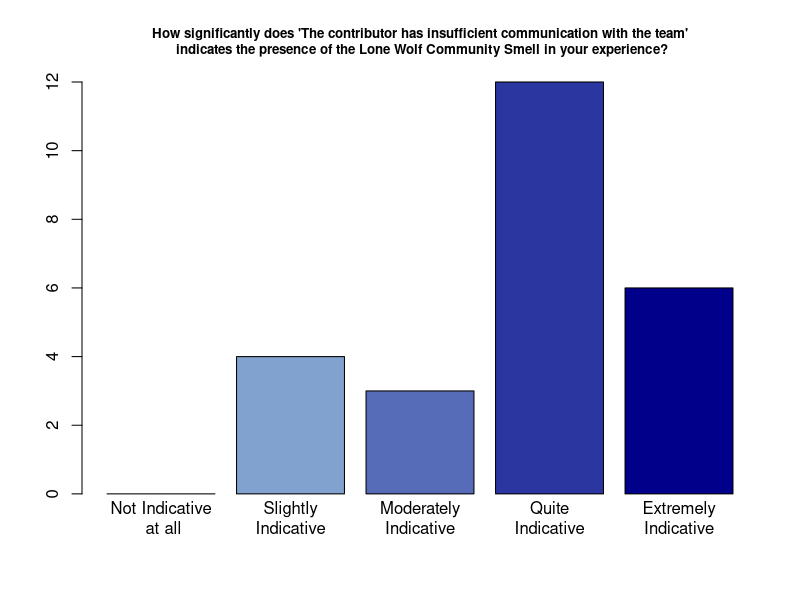
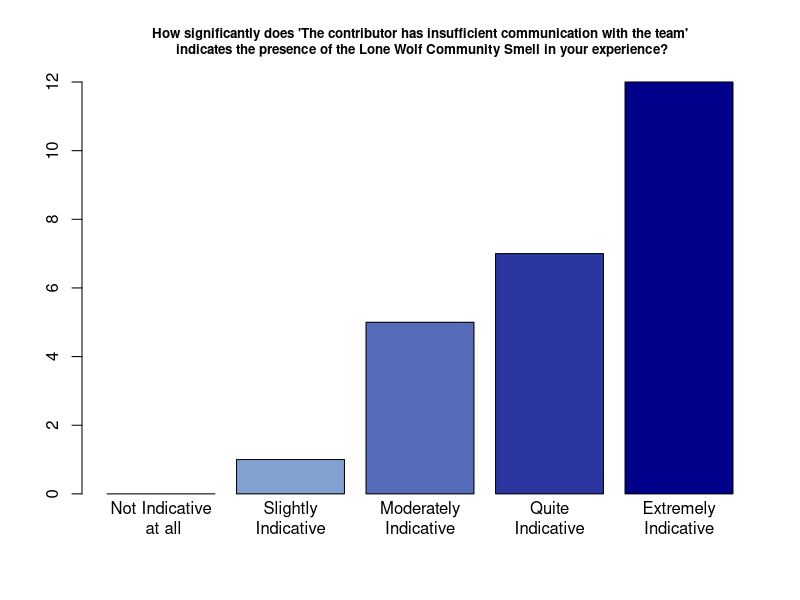
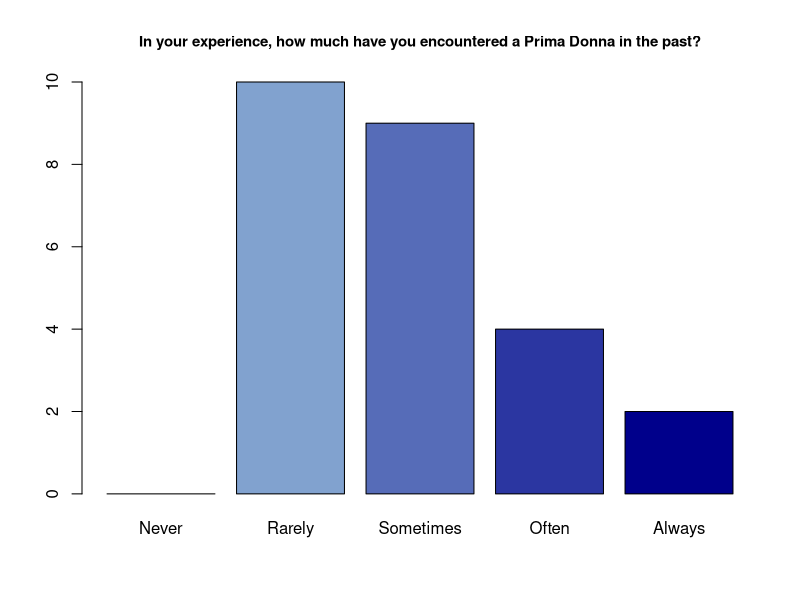
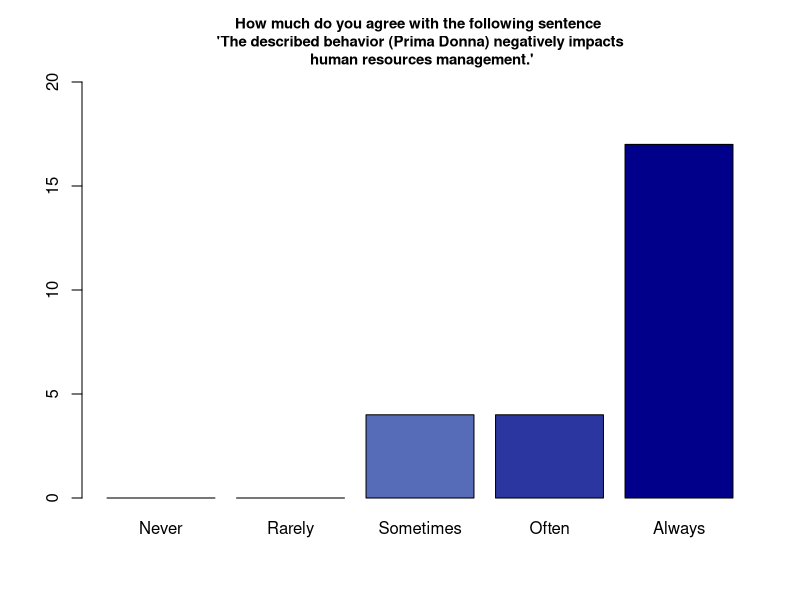
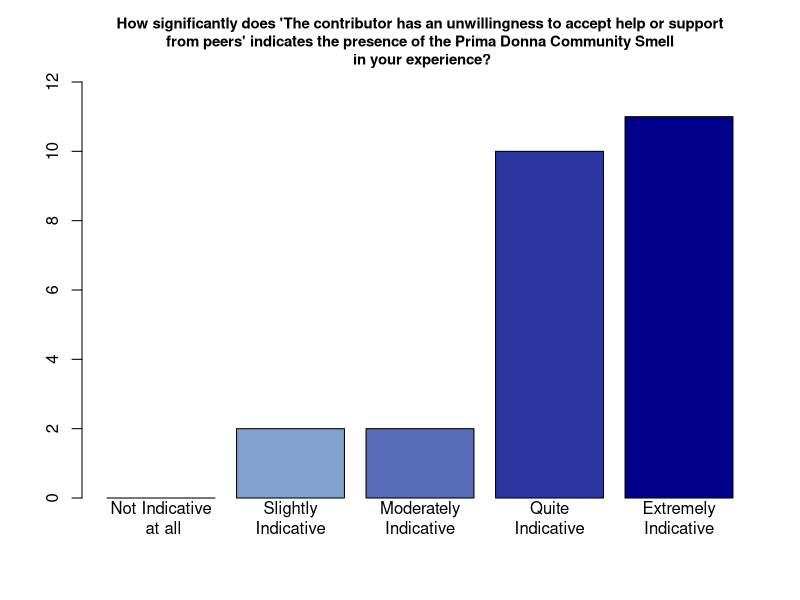
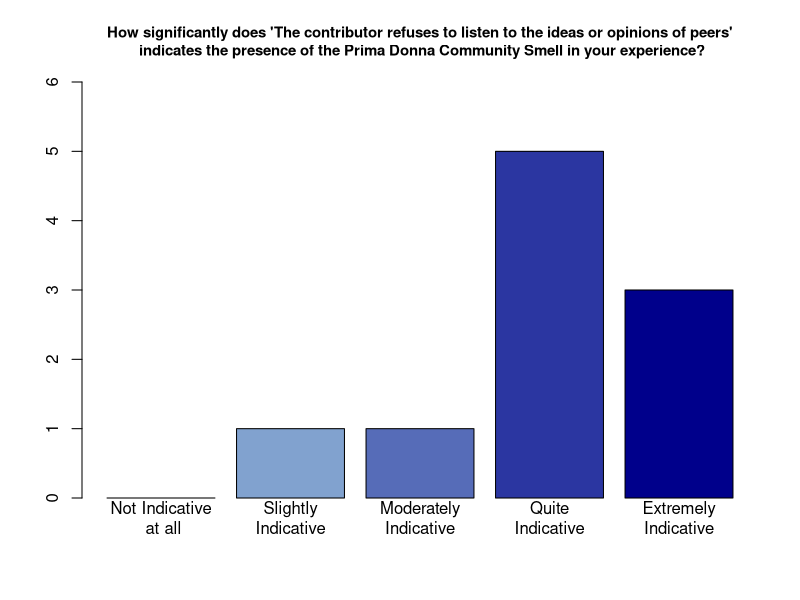
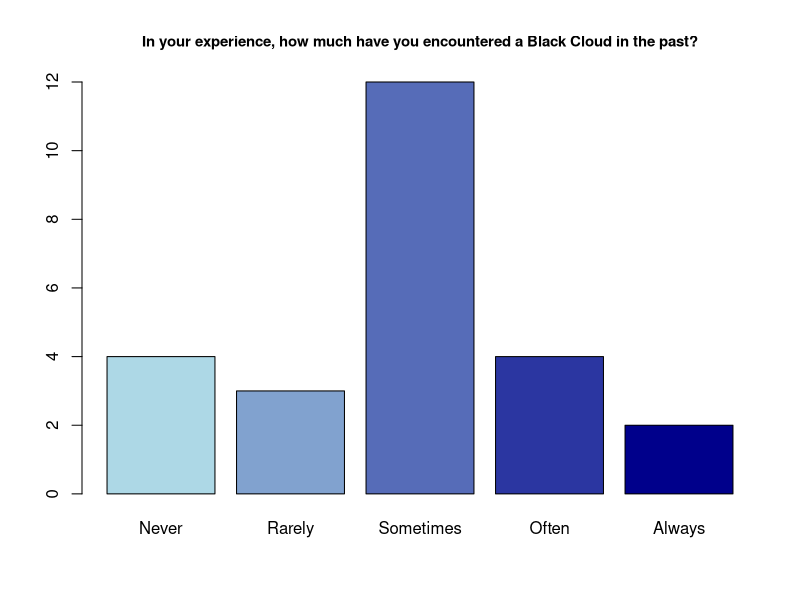
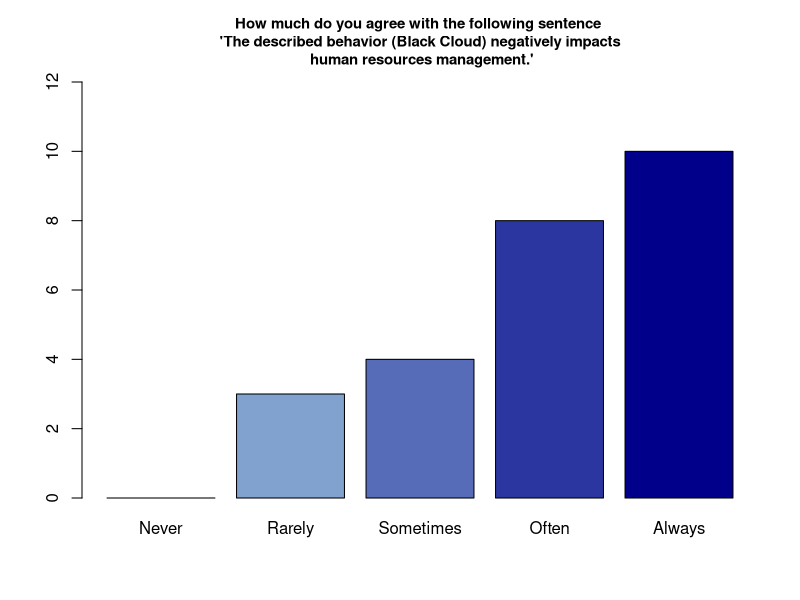

Source code (R) for these figures, in order:
library(readxl)
library(dplyr)

column_names <- c("Timestamp","Prolific_ID","Experience_LoneWolf","Impact_HRM_LoneWolf","LoneWolfQ1","LoneWolfQ2","LoneWolfOF","Experience_PrimaDonna","Impact_HRM_PrimaDonna","PrimaDonnaQ1","PrimaDonnaQ2","PrimaDonnaOF","Experience_BlackCloud","Impact_HRM_BlackCloud","BlackCloudQ1","BlackCloudQ2","BlackCloudQ3","BlackCloudOF","Experience_LonesomeArch","Impact_HRM_LonesomeArch","LonesomeArchQ1","LonesomeArchQ2","LonesomeArchQ3","LonesomeArchOF","OtherSmells1","OtherSmells2","OthersCSExperienced")
practitioners_response <- read_excel("An Empirical Study on Community Smells within Project Teams.xlsx", col_names = column_names, skip=1)

#-----LONE WOLF-----

lone_wolf_frequency_experience <- practitioners_response[3] %>% mutate(Experience_LoneWolf = case_when(
  Experience_LoneWolf == "Never" ~ 0.2,
  Experience_LoneWolf == "Rarely" ~ 0.4,
  Experience_LoneWolf == "Sometimes" ~ 0.6,
  Experience_LoneWolf == "Often" ~ 0.8,
  Experience_LoneWolf == "Always" ~ 1, 
))


#LW Weights
weights_lw <- lone_wolf_frequency_experience$Experience_LoneWolf

#LW HRM Mean
values <- practitioners_response$Impact_HRM_LoneWolf
media_pesata_lw_hrm <- weighted.mean(values, weights_lw)
print(media_pesata_lw_hrm)

varianza <- sum((values - media_pesata_lw_hrm)^2) / length(values)
deviazione_standard <- sqrt(varianza)
print(deviazione_standard)

#LW HRM  Plot
pie_value_converted <- practitioners_response[4] %>% mutate(Impact_HRM_LoneWolf = case_when(
  Impact_HRM_LoneWolf == 1 ~ "Never",
  Impact_HRM_LoneWolf == 2 ~ "Rarely",
  Impact_HRM_LoneWolf == 3 ~ "Sometimes",
  Impact_HRM_LoneWolf == 4 ~ "Often",
  Impact_HRM_LoneWolf == 5 ~ "Always", 
))

#LW Weights
weights_lw <- lone_wolf_frequency_experience$Experience_LoneWolf

#LW Q1 Mean
values <- practitioners_response$LoneWolfQ1
media_pesata_lw_q1 <- weighted.mean(values, weights_lw)
print(media_pesata_lw_q1)

#LW Q1 DEV.ST
varianza <- sum((values - media_pesata_lw_q1)^2) / length(values)
dev_st_lw_q1 <- sqrt(varianza)
print(dev_st_lw_q1)


#LW Q1  Plot
pie_value_converted <- practitioners_response[5] %>% mutate(LoneWolfQ1 = case_when(
  LoneWolfQ1 == 1 ~ "Not Indicative at all",
  LoneWolfQ1 == 2 ~ "Slightly Indicative",
  LoneWolfQ1 == 3 ~ "Moderately Indicative",
  LoneWolfQ1 == 4 ~ "Quite Indicative",
  LoneWolfQ1 == 5 ~ "Extremely Indicative", 
))

scala_indicative <- c("Not Indicative\n at all", "Slightly\nIndicative", "Moderately\nIndicative", "Quite\nIndicative", "Extremely\nIndicative") 
colori_gradiente <- colorRampPalette(c("lightblue", "darkblue"))(5)

ni <- sum(pie_value_converted$LoneWolfQ1 == "Not Indicative at all")
print(ni)
si <- sum(pie_value_converted$LoneWolfQ1 == "Slightly Indicative")
print(si)

mi <- sum(pie_value_converted$LoneWolfQ1 == "Moderately Indicative")
print(mi)

qi <- sum(pie_value_converted$LoneWolfQ1 == "Quite Indicative")
print(qi)

ei <- sum(pie_value_converted$LoneWolfQ1 == "Extremely Indicative")
print(ei)

tt <- c(ni,si,mi,qi,ei)
par(bg=NA)

barplot(tt, names.arg = scala_indicative, col = colori_gradiente, cex.main = 0.8, main = "How significantly does 'The contributor has insufficient communication with the team'\n indicates the presence of the Lone Wolf Community Smell in your experience?")
dev.copy(png,'lw.png')
dev.off()

#LW Q2 Mean
values <- practitioners_response$LoneWolfQ2
media_pesata_lw_q2 <- weighted.mean(values, weights_lw)
print(media_pesata_lw_q2)

#LW Q2 Varianza
varianza <- sum((values - media_pesata_lw_q2)^2) / length(values)
dev_st_lw_q2 <- sqrt(varianza)
print(dev_st_lw_q2)

#LW Q2  Plot
pie_value_converted <- practitioners_response[6] %>% mutate(LoneWolfQ2 = case_when(
  LoneWolfQ2 == 1 ~ "Not Indicative at all",
  LoneWolfQ2 == 2 ~ "Slightly Indicative",
  LoneWolfQ2 == 3 ~ "Moderately Indicative",
  LoneWolfQ2 == 4 ~ "Quite Indicative",
  LoneWolfQ2 == 5 ~ "Extremely Indicative", 
))

ni <- sum(pie_value_converted$LoneWolfQ2 == "Not Indicative at all")
print(ni)
si <- sum(pie_value_converted$LoneWolfQ2 == "Slightly Indicative")
print(si)

mi <- sum(pie_value_converted$LoneWolfQ2 == "Moderately Indicative")
print(mi)

qi <- sum(pie_value_converted$LoneWolfQ2 == "Quite Indicative")
print(qi)

ei <- sum(pie_value_converted$LoneWolfQ2 == "Extremely Indicative")
print(ei)

tt <- c(ni,si,mi,qi,ei)
barplot(tt, names.arg = scala_indicative, col = colori_gradiente, cex.main = 0.8, main = "How significantly does 'The contributor has insufficient communication with the team'\n indicates the presence of the Lone Wolf Community Smell in your experience?")


#-----PRIMA DONNA -----

prima_donna_frequency_experience <- practitioners_response[8] %>% mutate(Experience_PrimaDonna = case_when(
  Experience_PrimaDonna == "Never" ~ 0.2,
  Experience_PrimaDonna == "Rarely" ~ 0.4,
  Experience_PrimaDonna == "Sometimes" ~ 0.6,
  Experience_PrimaDonna == "Often" ~ 0.8,
  Experience_PrimaDonna == "Always" ~ 1, 
))


#PD Weights
weights_pd <- prima_donna_frequency_experience$Experience_PrimaDonna

#PD EXPR  Plot
pie_value_converted <- practitioners_response[8]

scala_likert <- c("Never", "Rarely", "Sometimes", "Often", "Always")

ni <- sum(pie_value_converted$Experience_PrimaDonna == "Never")
print(ni)
si <- sum(pie_value_converted$Experience_PrimaDonna == "Rarely")
print(si)

mi <- sum(pie_value_converted$Experience_PrimaDonna == "Sometimes")
print(mi)

qi <- sum(pie_value_converted$Experience_PrimaDonna == "Often")
print(qi)

ei <- sum(pie_value_converted$Experience_PrimaDonna == "Always")
print(ei)

tt <- c(ni,si,mi,qi,ei)
barplot(tt, names.arg = scala_likert, col = colori_gradiente, main = "In your experience, how much have you encountered a Prima Donna in the past?", cex.main = 0.9)



#PD HRM Mean
values <- practitioners_response$Impact_HRM_PrimaDonna
media_pesata_pd_hrm <- weighted.mean(values, weights_pd)
print(media_pesata_pd_hrm)



#PD HRM  Plot
pie_value_converted <- practitioners_response[9] %>% mutate(Impact_HRM_PrimaDonna = case_when(
  Impact_HRM_PrimaDonna == 1 ~ "Never",
  Impact_HRM_PrimaDonna == 2 ~ "Rarely",
  Impact_HRM_PrimaDonna == 3 ~ "Sometimes",
  Impact_HRM_PrimaDonna == 4 ~ "Often",
  Impact_HRM_PrimaDonna == 5 ~ "Always", 
))

ni <- sum(pie_value_converted$Impact_HRM_PrimaDonna == "Never")
print(ni)
si <- sum(pie_value_converted$Impact_HRM_PrimaDonna == "Rarely")
print(si)

mi <- sum(pie_value_converted$Impact_HRM_PrimaDonna == "Sometimes")
print(mi)

qi <- sum(pie_value_converted$Impact_HRM_PrimaDonna == "Often")
print(qi)

ei <- sum(pie_value_converted$Impact_HRM_PrimaDonna == "Always")
print(ei)

tt <- c(ni,si,mi,qi,ei)
barplot(tt, names.arg = scala_likert, col = colori_gradiente, main = "How much do you agree with the following sentence \n'The described behavior (Prima Donna) negatively impacts\n human resources management.'", cex.main = 0.9, ylim = c(0,20))

#PD Q1 Mean
values <- practitioners_response$PrimaDonnaQ1
media_pesata_pd_q1 <- weighted.mean(values, weights_pd)
print(media_pesata_pd_q1)

#PD Q1 Varianza
varianza <- sum((values - media_pesata_pd_q1)^2) / length(values)
dev_st_pd_q1 <- sqrt(varianza)
print(dev_st_pd_q1)



#PD Q1  Plot
pie_value_converted <- practitioners_response[10] %>% mutate(PrimaDonnaQ1 = case_when(
  PrimaDonnaQ1 == 1 ~ "Not Indicative at all",
  PrimaDonnaQ1 == 2 ~ "Slightly Indicative",
  PrimaDonnaQ1 == 3 ~ "Moderately Indicative",
  PrimaDonnaQ1 == 4 ~ "Quite Indicative",
  PrimaDonnaQ1 == 5 ~ "Extremely Indicative", 
))

ni <- sum(pie_value_converted$PrimaDonnaQ1 == "Not Indicative at all")
print(ni)
si <- sum(pie_value_converted$PrimaDonnaQ1 == "Slightly Indicative")
print(si)

mi <- sum(pie_value_converted$PrimaDonnaQ1 == "Moderately Indicative")
print(mi)

qi <- sum(pie_value_converted$PrimaDonnaQ1 == "Quite Indicative")
print(qi)

ei <- sum(pie_value_converted$PrimaDonnaQ1 == "Extremely Indicative")
print(ei)

tt <- c(ni,si,mi,qi,ei)
barplot(tt, names.arg = scala_indicative, col = colori_gradiente, cex.main = 0.9, main = "How significantly does 'The contributor has an unwillingness to accept help or support\nfrom peers' indicates the presence of the Prima Donna Community Smell\n in your experience?", ylim = c(0,12))

#PD Q2 Mean
values <- practitioners_response$PrimaDonnaQ2[0:10]
media_pesata_pd_q2 <- weighted.mean(values, weights_pd[0:10])
print(media_pesata_pd_q2)

#PD Q2 Varianza
varianza <- sum((values - media_pesata_pd_q2)^2) / length(values)
dev_st_pd_q2 <- sqrt(varianza)
print(dev_st_pd_q2)

#PD Q2  Plot
pie_value_converted <- practitioners_response[11] %>% mutate(PrimaDonnaQ2 = case_when(
  PrimaDonnaQ2 == 1 ~ "Not Indicative at all",
  PrimaDonnaQ2 == 2 ~ "Slightly Indicative",
  PrimaDonnaQ2 == 3 ~ "Moderately Indicative",
  PrimaDonnaQ2 == 4 ~ "Quite Indicative",
  PrimaDonnaQ2 == 5 ~ "Extremely Indicative", 
))

ni <- sum(na.omit(pie_value_converted)$PrimaDonnaQ2 == "Not Indicative at all")
print(ni)

si <- sum(na.omit(pie_value_converted)$PrimaDonnaQ2 == "Slightly Indicative")
print(si)

mi <- sum(na.omit(pie_value_converted)$PrimaDonnaQ2 == "Moderately Indicative")
print(mi)

qi <- sum(na.omit(pie_value_converted)$PrimaDonnaQ2 == "Quite Indicative")
print(qi)

ei <- sum(na.omit(pie_value_converted)$PrimaDonnaQ2 == "Extremely Indicative")
print(ei)

tt <- c(ni,si,mi,qi,ei)
barplot(tt, names.arg = scala_indicative,cex.main = 0.9, col = colori_gradiente, main = "How significantly does 'The contributor refuses to listen to the ideas or opinions of peers'\n indicates the presence of the Prima Donna Community Smell in your experience?", ylim = c(0,6))


#-----BLACK CLOUD-----

black_cloud_frequency_experience <- practitioners_response[13] %>% mutate(Experience_BlackCloud= case_when(
  Experience_BlackCloud == "Never" ~ 0.2,
  Experience_BlackCloud == "Rarely" ~ 0.4,
  Experience_BlackCloud == "Sometimes" ~ 0.6,
  Experience_BlackCloud == "Often" ~ 0.8,
  Experience_BlackCloud == "Always" ~ 1, 
))


#BC Weights
weights_bc <- black_cloud_frequency_experience$Experience_BlackCloud

#BC EXPR Plot
pie_value_converted <- practitioners_response[13]

scala_likert <- c("Never", "Rarely", "Sometimes", "Often", "Always")

ni <- sum(pie_value_converted$Experience_BlackCloud == "Never")
print(ni)
si <- sum(pie_value_converted$Experience_BlackCloud == "Rarely")
print(si)

mi <- sum(pie_value_converted$Experience_BlackCloud == "Sometimes")
print(mi)

qi <- sum(pie_value_converted$Experience_BlackCloud == "Often")
print(qi)

ei <- sum(pie_value_converted$Experience_BlackCloud == "Always")
print(ei)

tt <- c(ni,si,mi,qi,ei)
barplot(tt, names.arg = scala_likert, col = colori_gradiente, main = "In your experience, how much have you encountered a Black Cloud in the past?", cex.main = 0.9)

#BC HRM Mean
values <- practitioners_response$Impact_HRM_BlackCloud
media_pesata_pd_hrm <- weighted.mean(values, weights_bc)
print(media_pesata_pd_hrm)

#BC HRM  Plot
pie_value_converted <- practitioners_response[14] %>% mutate(Impact_HRM_BlackCloud = case_when(
  Impact_HRM_BlackCloud == 1 ~ "Never",
  Impact_HRM_BlackCloud == 2 ~ "Rarely",
  Impact_HRM_BlackCloud == 3 ~ "Sometimes",
  Impact_HRM_BlackCloud == 4 ~ "Often",
  Impact_HRM_BlackCloud == 5 ~ "Always", 
))


ni <- sum(pie_value_converted$Impact_HRM_BlackCloud == "Never")
print(ni)
si <- sum(pie_value_converted$Impact_HRM_BlackCloud == "Rarely")
print(si)

mi <- sum(pie_value_converted$Impact_HRM_BlackCloud == "Sometimes")
print(mi)

qi <- sum(pie_value_converted$Impact_HRM_BlackCloud == "Often")
print(qi)

ei <- sum(pie_value_converted$Impact_HRM_BlackCloud == "Always")
print(ei)

tt <- c(ni,si,mi,qi,ei)
barplot(tt, names.arg = scala_likert, col = colori_gradiente, main = "How much do you agree with the following sentence \n'The described behavior (Black Cloud) negatively impacts\n human resources management.'", cex.main = 0.9, ylim = c(0,12))


#BC Q1 Mean
values <- practitioners_response$BlackCloudQ1
media_pesata_bc_q1 <- weighted.mean(values, weights_bc)
print(media_pesata_bc_q1)

#BC Q1 Varianza
varianza <- sum((values - media_pesata_bc_q1)^2) / length(values)
dev_st_bc_q1 <- sqrt(varianza)
print(dev_st_bc_q1)

#BC Q1  Plot
pie_value_converted <- practitioners_response[15] %>% mutate(BlackCloudQ1 = case_when(
  BlackCloudQ1 == 1 ~ "Not Indicative at all",
  BlackCloudQ1 == 2 ~ "Slightly Indicative",
  BlackCloudQ1 == 3 ~ "Moderately Indicative",
  BlackCloudQ1 == 4 ~ "Quite Indicative",
  BlackCloudQ1 == 5 ~ "Extremely Indicative", 
))


ni <- sum(na.omit(pie_value_converted)$BlackCloudQ1 == "Not Indicative at all")
print(ni)

si <- sum(na.omit(pie_value_converted)$BlackCloudQ1 == "Slightly Indicative")
print(si)

mi <- sum(na.omit(pie_value_converted)$BlackCloudQ1 == "Moderately Indicative")
print(mi)

qi <- sum(na.omit(pie_value_converted)$BlackCloudQ1 == "Quite Indicative")
print(qi)

ei <- sum(na.omit(pie_value_converted)$BlackCloudQ1 == "Extremely Indicative")
print(ei)

tt <- c(ni,si,mi,qi,ei)
barplot(tt, names.arg = scala_indicative, cex.main = 0.9, col = colori_gradiente, main = "How significantly does 'People taking matters and decisions in their own hands'\n indicates the presence of the Black Cloud Community Smell in your experience?", ylim = c(0,10))

#BC Q2 Mean
values <- practitioners_response$BlackCloudQ2[0:10]
media_pesata_bc_q2 <- weighted.mean(values, weights_bc[0:10])
print(media_pesata_bc_q2)


#BC Q2 Varianza
varianza <- sum((values - media_pesata_bc_q2)^2) / length(values)
dev_st_bc_q2 <- sqrt(varianza)
print(dev_st_bc_q2)

#BC Q2  Plot
pie_value_converted <- practitioners_response[16] %>% mutate(BlackCloudQ2 = case_when(
  BlackCloudQ2 == 1 ~ "Not Indicative at all",
  BlackCloudQ2 == 2 ~ "Slightly Indicative",
  BlackCloudQ2 == 3 ~ "Moderately Indicative",
  BlackCloudQ2 == 4 ~ "Quite Indicative",
  BlackCloudQ2 == 5 ~ "Extremely Indicative", 
))

ni <- sum(na.omit(pie_value_converted)$BlackCloudQ2 == "Not Indicative at all")
print(ni)

si <- sum(na.omit(pie_value_converted)$BlackCloudQ2 == "Slightly Indicative")
print(si)

mi <- sum(na.omit(pie_value_converted)$BlackCloudQ2 == "Moderately Indicative")
print(mi)

qi <- sum(na.omit(pie_value_converted)$BlackCloudQ2 == "Quite Indicative")
print(qi)

ei <- sum(na.omit(pie_value_converted)$BlackCloudQ2 == "Extremely Indicative")
print(ei)

tt <- c(ni,si,mi,qi,ei)
barplot(tt, names.arg = scala_indicative, col = colori_gradiente,cex.main = 0.9, main = "How significantly does 'The contributor hoard critical knowledge and not share it'\n indicates the presence of the Black Cloud Community Smell in your experience?", ylim = c(0,5))


#BC Q3 Mean
values <- practitioners_response$BlackCloudQ3[0:10]
media_pesata_bc_q3 <- weighted.mean(values, weights_bc[0:10])
print(media_pesata_bc_q3)


#BC Q3 Varianza
varianza <- sum((values - media_pesata_bc_q3)^2) / length(values)
dev_st_bc_q3 <- sqrt(varianza)
print(dev_st_bc_q3)

#BC Q3  Plot
pie_value_converted <- practitioners_response[17] %>% mutate(BlackCloudQ3 = case_when(
  BlackCloudQ3 == 1 ~ "Not Indicative at all",
  BlackCloudQ3 == 2 ~ "Slightly Indicative",
  BlackCloudQ3 == 3 ~ "Moderately Indicative",
  BlackCloudQ3 == 4 ~ "Quite Indicative",
  BlackCloudQ3 == 5 ~ "Extremely Indicative", 
))

ni <- sum(na.omit(pie_value_converted)$BlackCloudQ3 == "Not Indicative at all")
print(ni)

si <- sum(na.omit(pie_value_converted)$BlackCloudQ3 == "Slightly Indicative")
print(si)

mi <- sum(na.omit(pie_value_converted)$BlackCloudQ3 == "Moderately Indicative")
print(mi)

qi <- sum(na.omit(pie_value_converted)$BlackCloudQ3 == "Quite Indicative")
print(qi)

ei <- sum(na.omit(pie_value_converted)$BlackCloudQ3 == "Extremely Indicative")
print(ei)

tt <- c(ni,si,mi,qi,ei)
barplot(tt, names.arg = scala_indicative, cex.main = 0.8, col = colori_gradiente, main = "How significantly does 'The contributor does not communicate effectively with other peers'\n indicates the presence of the Black Cloud Community Smell in your experience?", ylim = c(0,5))


#-----LONESOME ARCHITECTING -----

lonesome_arch_frequency_experience <- practitioners_response[19] %>% mutate(Experience_LonesomeArch= case_when(
  Experience_LonesomeArch == "Never" ~ 0.2,
  Experience_LonesomeArch == "Rarely" ~ 0.4,
  Experience_LonesomeArch == "Sometimes" ~ 0.6,
  Experience_LonesomeArch == "Often" ~ 0.8,
  Experience_LonesomeArch == "Always" ~ 1, 
))


#LA Weights
weights_la <- lonesome_arch_frequency_experience$Experience_LonesomeArch

#LA EXPR Plot
pie_value_converted <- practitioners_response[19]

scala_likert <- c("Never", "Rarely", "Sometimes", "Often", "Always")

ni <- sum(pie_value_converted$Experience_LonesomeArch == "Never")
print(ni)
si <- sum(pie_value_converted$Experience_LonesomeArch == "Rarely")
print(si)

mi <- sum(pie_value_converted$Experience_LonesomeArch == "Sometimes")
print(mi)

qi <- sum(pie_value_converted$Experience_LonesomeArch == "Often")
print(qi)

ei <- sum(pie_value_converted$Experience_LonesomeArch == "Always")
print(ei)

tt <- c(ni,si,mi,qi,ei)
barplot(tt, names.arg = scala_likert, col = colori_gradiente, main = "In your experience, how much have you encountered a Lonesome Architecting\n in the past?", cex.main = 0.9, ylim = c(0,12))

#LA HRM Mean
values <- practitioners_response$Impact_HRM_LonesomeArch
media_pesata_la_hrm <- weighted.mean(values, weights_la)
print(media_pesata_la_hrm)

#LA HRM  Plot
pie_value_converted <- practitioners_response[20] %>% mutate(Impact_HRM_LonesomeArch = case_when(
  Impact_HRM_LonesomeArch == 1 ~ "Never",
  Impact_HRM_LonesomeArch == 2 ~ "Rarely",
  Impact_HRM_LonesomeArch == 3 ~ "Sometimes",
  Impact_HRM_LonesomeArch == 4 ~ "Often",
  Impact_HRM_LonesomeArch == 5 ~ "Always", 
))


ni <- sum(pie_value_converted$Impact_HRM_LonesomeArch == "Never")
print(ni)
si <- sum(pie_value_converted$Impact_HRM_LonesomeArch == "Rarely")
print(si)

mi <- sum(pie_value_converted$Impact_HRM_LonesomeArch == "Sometimes")
print(mi)

qi <- sum(pie_value_converted$Impact_HRM_LonesomeArch == "Often")
print(qi)

ei <- sum(pie_value_converted$Impact_HRM_LonesomeArch == "Always")
print(ei)

tt <- c(ni,si,mi,qi,ei)
barplot(tt, names.arg = scala_likert, col = colori_gradiente, main = "How much do you agree with the following sentence \n'The described behavior (Lonesome Architecting) negatively impacts\n human resources management.'", cex.main = 0.9, ylim = c(0,11))



#LA Q1 Mean
values <- practitioners_response$LonesomeArchQ1
media_pesata_la_q1 <- weighted.mean(values, weights_bc)
print(media_pesata_la_q1)


#LA Q1 Varianza
varianza <- sum((values - media_pesata_la_q1)^2) / length(values)
dev_st_la_q1 <- sqrt(varianza)
print(dev_st_la_q1)

#LA Q1  Plot
pie_value_converted <- practitioners_response[21] %>% mutate(LonesomeArchQ1 = case_when(
  LonesomeArchQ1 == 1 ~ "Not Indicative at all",
  LonesomeArchQ1 == 2 ~ "Slightly Indicative",
  LonesomeArchQ1 == 3 ~ "Moderately Indicative",
  LonesomeArchQ1 == 4 ~ "Quite Indicative",
  LonesomeArchQ1 == 5 ~ "Extremely Indicative", 
))

ni <- sum(na.omit(pie_value_converted)$LonesomeArchQ1 == "Not Indicative at all")
print(ni)

si <- sum(na.omit(pie_value_converted)$LonesomeArchQ1 == "Slightly Indicative")
print(si)

mi <- sum(na.omit(pie_value_converted)$LonesomeArchQ1 == "Moderately Indicative")
print(mi)

qi <- sum(na.omit(pie_value_converted)$LonesomeArchQ1 == "Quite Indicative")
print(qi)

ei <- sum(na.omit(pie_value_converted)$LonesomeArchQ1 == "Extremely Indicative")
print(ei)

tt <- c(ni,si,mi,qi,ei)
barplot(tt, names.arg = scala_indicative, cex.main = 0.8, col = colori_gradiente, main = "How significantly does\n 'The contributor complained of a lack of knowledge of the product requirements'\n indicates the presence of the Lonesome Architecting Community Smell in your experience?", ylim = c(0,10))



#LA Q2 Mean
values <- practitioners_response$LonesomeArchQ2
media_pesata_la_q2 <- weighted.mean(values, weights_bc)
print(media_pesata_la_q2)


#LA Q2 Varianza
varianza <- sum((values - media_pesata_la_q2)^2) / length(values)
dev_st_la_q2 <- sqrt(varianza)
print(dev_st_la_q2)

#LA Q2  Plot
pie_value_converted <- practitioners_response[22] %>% mutate(LonesomeArchQ2 = case_when(
  LonesomeArchQ2 == 1 ~ "Not Indicative at all",
  LonesomeArchQ2 == 2 ~ "Slightly Indicative",
  LonesomeArchQ2 == 3 ~ "Moderately Indicative",
  LonesomeArchQ2 == 4 ~ "Quite Indicative",
  LonesomeArchQ2 == 5 ~ "Extremely Indicative", 
))

ni <- sum(na.omit(pie_value_converted)$LonesomeArchQ2 == "Not Indicative at all")
print(ni)

si <- sum(na.omit(pie_value_converted)$LonesomeArchQ2 == "Slightly Indicative")
print(si)

mi <- sum(na.omit(pie_value_converted)$LonesomeArchQ2 == "Moderately Indicative")
print(mi)

qi <- sum(na.omit(pie_value_converted)$LonesomeArchQ2 == "Quite Indicative")
print(qi)

ei <- sum(na.omit(pie_value_converted)$LonesomeArchQ2 == "Extremely Indicative")
print(ei)

tt <- c(ni,si,mi,qi,ei)
barplot(tt, names.arg = scala_indicative, cex.main = 0.8, col = colori_gradiente, main = "How significantly does\n 'The contributor complained of a loss of general vision of the product'\n indicates the presence of the Lonesome Architecting Community Smell\n in your experience?", ylim = c(0,10))




#LA Q3 Mean
values <- practitioners_response$LonesomeArchQ3[11:25]
media_pesata_la_q3 <- weighted.mean(values, weights_bc[11:25])
print(media_pesata_la_q3)


#LA Q3 Varianza
varianza <- sum((values - media_pesata_la_q3)^2) / length(values)
dev_st_la_q3 <- sqrt(varianza)
print(dev_st_la_q3)

#LA Q3  Plot
pie_value_converted <- practitioners_response[23] %>% mutate(LonesomeArchQ3 = case_when(
  LonesomeArchQ3 == 1 ~ "Not Indicative at all",
  LonesomeArchQ3 == 2 ~ "Slightly Indicative",
  LonesomeArchQ3 == 3 ~ "Moderately Indicative",
  LonesomeArchQ3 == 4 ~ "Quite Indicative",
  LonesomeArchQ3 == 5 ~ "Extremely Indicative", 
))

ni <- sum(na.omit(pie_value_converted)$LonesomeArchQ3 == "Not Indicative at all")
print(ni)

si <- sum(na.omit(pie_value_converted)$LonesomeArchQ3 == "Slightly Indicative")
print(si)

mi <- sum(na.omit(pie_value_converted)$LonesomeArchQ3 == "Moderately Indicative")
print(mi)

qi <- sum(na.omit(pie_value_converted)$LonesomeArchQ3 == "Quite Indicative")
print(qi)

ei <- sum(na.omit(pie_value_converted)$LonesomeArchQ3 == "Extremely Indicative")
print(ei)

tt <- c(ni,si,mi,qi,ei)
barplot(tt, names.arg = scala_indicative, cex.main = 0.8, col = colori_gradiente, main = "How significantly does\n 'The contributor complained of a loss of general vision of the product'\n indicates the presence of the Lonesome Architecting Community Smell\n in your experience?", ylim = c(0,6))


####print the scores####


print(media_pesata_lw_q1)
print(dev_st_lw_q1)
pesoLW1 <- media_pesata_lw_q1/dev_st_lw_q1

print(media_pesata_lw_q2)
print(dev_st_lw_q2)
pesoLW2 <- media_pesata_lw_q2/dev_st_lw_q2

print(media_pesata_pd_q1)
print(dev_st_pd_q1)
pesoPD1 <- media_pesata_pd_q1/dev_st_pd_q1

print(media_pesata_pd_q2)
print(dev_st_pd_q2)
pesoPD2 <- media_pesata_pd_q2/dev_st_pd_q2

print(media_pesata_bc_q1)
print(dev_st_bc_q1)
pesoBC1 <- media_pesata_bc_q1/dev_st_bc_q1

print(media_pesata_bc_q2)
print(dev_st_bc_q2)
pesoBC2 <- media_pesata_bc_q2/dev_st_bc_q2

print(media_pesata_bc_q3)
print(dev_st_bc_q3)
pesoBC3 <- media_pesata_bc_q3/dev_st_bc_q3

print(media_pesata_la_q1)
print(dev_st_la_q1)
pesoLA1 <- media_pesata_la_q1/dev_st_la_q1

print(media_pesata_la_q2)
print(dev_st_la_q2)
pesoLA2 <- media_pesata_la_q2/dev_st_la_q2

print(media_pesata_la_q3)
print(dev_st_la_q3)
pesoLA3 <- media_pesata_la_q3/dev_st_la_q3


#-------print-------#

print(round(pesoLW1,3))
print(round(pesoLW2,3))
print(round(pesoPD1,3))
print(round(pesoPD2,3))
print(round(pesoBC1,3))
print(round(pesoBC2,3))
print(round(pesoBC3,3))
print(round(pesoLA1,3))
print(round(pesoLA2,3))
print(round(pesoLA3,3))

